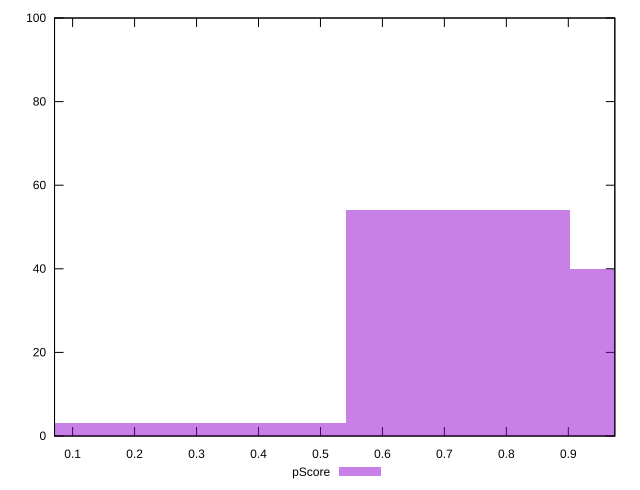

Write the gnuplot code that produced this figure.
reset

$pScore <<EOF
0.7223442216009472 54
1.083516332401421 40
0 3
0.3611721108004736 3
EOF

set key outside below
set boxwidth 0.3611721108004736
set xrange [0.0708231295740196:0.9750668064608154]
set yrange [0:100]
set trange [0:100]
set style fill transparent solid 0.5 noborder
set terminal svg size 640, 490 enhanced background rgb 'white'
set output "reprap/first-cpu-idle/samples/pages/pScore/histogram.svg"

plot $pScore title "pScore" with boxes

reset
